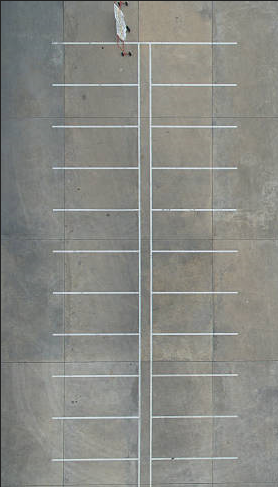
//> input picture input/Capture1.PNG, 278 x 487 px; the run also reads 1 picture not shown here
$ ./Main   (built with g++ and OpenCV 4)
//> lines starting //> are read from the running program, lines starting //| are printed output that depends on the picture; after the words box and inside, x2 and y2 are one past the last pixel; in counts of white or black regions, pixels touching at a corner belong together
### Rectangle.h
#ifndef _RECTANGLE_H__
#define _RECTANGLE_H__
#include "Point.h"

namespace app
{

	class Rectangle
	{
	public:
		Rectangle(const Point&, int, int);
		~Rectangle();

	public:

		void set_left_top(const Point&);

		const Point& get_left_top() const;
		int get_width()const;
		int get_height()const;

		void set_width(int width);
		void set_height(int height);
		void set_state(bool);

		bool isEmpty()const;

	private:
		Point left_top_;
		int width_;
		int height_;
		bool empty_;
	};

}


#endif // !_RECTANGLE_H__

### Point.h
#ifndef _POINT_H__
#define _POINT_H__

namespace app
{

	class Point
	{
	public:
		Point(int x = 0, int y = 0);
		Point(const Point& other) = default;
		Point(Point&& other) = default;
		~Point();

		void set_x(const int x);
		void set_y(const int y);

		int get_x()const;
		int get_y()const;

	private:
		int x_;
		int y_;
	};

}


#endif // !_POINT_H__

### EdgeDetector.h
#ifndef _EDGE_DETECTOR_H__
#define _EDGE_DETECTOR_H__

#include "opencv2/imgproc/imgproc.hpp"
#include "opencv2/highgui/highgui.hpp"
#include <stdlib.h>
#include <stdio.h>

namespace app
{
	class EdgeDetector
	{
	public:
		EdgeDetector(cv::Mat& image);
		~EdgeDetector();

	public:

		cv::Mat operator()();

	private:
		cv::Mat& image_;
		cv::Mat src_gray_;
		cv::Mat dst_, detected_edges_;
		const int edgeThresh = 1;
		const int lowThreshold = 60;
		const int max_lowThreshold = 100;
		const int ratio = 3;
		const int kernel_size = 3;
	};
}


#endif // !_EDGE_DETECTOR_H__

### Rectangle.cpp
#include "Rectangle.h"
using namespace app;

Rectangle::Rectangle(const Point& lt, int width, int height)
	:left_top_(lt),
	width_(width),
	height_(height),
	empty_(true)
{

}
Rectangle::~Rectangle() {

}


// [4 lines left out: function set_left_top, not called in this run]

void Rectangle::set_width(int width){
	width_ = width;
}
void Rectangle::set_height(int height){
	height_ = height;
}

bool Rectangle::isEmpty()const {
	return empty_;
}

void Rectangle::set_state(bool e) {
	empty_ = e;
}

const Point& Rectangle::get_left_top() const {
	return left_top_;
}
int Rectangle::get_width()const {
	return width_;
}
int Rectangle::get_height()const {
	return height_;
}

### Point.cpp
#include "Point.h"
using namespace app;


Point::Point(int x,int y)
	:x_(x),
	y_(y)
{
}


Point::~Point()
{
}

void Point::set_x(const int x) {
	if (x < 0) {
		return;
	}
	x_ = x;
}
void Point::set_y(const int y) {
	if (y < 0) {
		return;
	}
	y_ = y;
}

int Point::get_x()const {
	return x_;
}
int Point::get_y()const {
	return y_;
}

### EdgeDetector.cpp
#include "EdgeDetector.h"
using namespace cv;
using namespace app;


EdgeDetector::EdgeDetector(cv::Mat& image)
	:image_(image)
{
	dst_.create(image_.size(), image_.type());
	cvtColor(image_, src_gray_, COLOR_BGR2GRAY);
}


EdgeDetector::~EdgeDetector()
{
}

Mat EdgeDetector::operator()() {


	blur(src_gray_, detected_edges_, Size(3, 3));

	Canny(detected_edges_, detected_edges_, lowThreshold, lowThreshold*ratio, kernel_size);

	dst_ = Scalar::all(0);

	image_.copyTo(dst_, detected_edges_);
	return dst_;
}

### Main.cpp
//#include <iostream>
//#include <string>
//#include <opencv2/opencv.hpp>

#include "opencv2/imgproc/imgproc.hpp"
#include "opencv2/highgui/highgui.hpp"
#include <stdlib.h>
#include <stdio.h>
#include "EdgeDetector.h"
#include <memory>
#include "Point.h"
#include "Rectangle.h"

using namespace cv;


namespace
{

	std::string empty_parking_path = "AutoParkingHelper/input/capture1.png";
	std::string real_parking_path = "AutoParkingHelper/input/real_time.PNG";
	std::string parking_piece_path = "AutoParkingHelper/input/capture.png";

	const char* image_window = "Source Image";
	const char* result_window = "Result window";


	Mat result;
	int match_method;

}

void max(Mat& src);
void find(Mat& src,Mat& piece);

std::vector<app::Point> MatchingMethod(Mat& img,Mat& templ)
{
	/// Source image to display
	Mat img_display;
	img.copyTo(img_display);

	/// Create the result matrix
	int result_cols = img.cols - templ.cols + 1;
	int result_rows = img.rows - templ.rows + 1;

	result.create(result_cols, result_rows, CV_32FC1);

	/// Do the Matching and Normalize
	matchTemplate(img, templ, result, match_method);
	normalize(result, result, 0, 1, NORM_MINMAX, -1, Mat());

	/// Localizing the best match with minMaxLoc
	Point minLoc; Point maxLoc;
	Point matchLoc;
	double minVal; double maxVal;

	Mat general_mask = Mat::ones(result.rows, result.cols, CV_8UC1);
	std::vector<app::Point> points;
	for (int k = 0; k < 22; ++k)// look for N=5 objects
	{
		minMaxLoc(result, &minVal, &maxVal, &minLoc, &maxLoc, general_mask);
		//just to visually observe centering I stay this part of code:
		result.at<float>(minLoc) = 1.0;//
		result.at<float>(maxLoc) = 0.0;//

		// For SQDIFF and SQDIFF_NORMED, the best matches are lower values.
		 //For all the other methods, the higher the better
		if (match_method == 0 || match_method == 1)
			matchLoc = minLoc;
		else
			matchLoc = maxLoc;
		float k_overlapping = 1.7f;//little overlapping is good for my task

		//create template size for masking objects, which have been found,
		//to be excluded in the next loop run
		int template_w = ceil(k_overlapping*templ.cols);
		int template_h = ceil(k_overlapping*templ.rows);
		int x = matchLoc.x - template_w / 2;
		int y = matchLoc.y - template_h / 2;

		//shrink template-mask size to avoid boundary violation
		if (y < 0) y = 0;
		if (x < 0) x = 0;
		//will template come beyond the mask?:if yes-cut off margin;
		if (template_w + x > general_mask.cols)
			template_w = general_mask.cols - x;
		if (template_h + y > general_mask.rows)
			template_h = general_mask.rows - y;

		//set the negative mask to prevent repeating
		Mat template_mask = Mat::zeros(template_h, template_w, CV_8UC1);
		template_mask.copyTo(general_mask(cv::Rect(x, y, template_w, template_h)));

		/// Show me what you got on main image and on result (
		rectangle(img_display, matchLoc, Point(matchLoc.x + templ.cols, matchLoc.y + templ.rows), Scalar::all(0), 2, 8, 0);
		//small correction here-size of "result" is smaller
		rectangle(result, Point(matchLoc.x - templ.cols / 2, matchLoc.y - templ.rows / 2), Point(matchLoc.x + templ.cols / 2, matchLoc.y + templ.rows / 2), Scalar::all(0), 2, 8, 0);
		points.push_back(app::Point(matchLoc.y + templ.rows / 2, matchLoc.x + templ.cols / 2));
	}//
	/*imshow(image_window, img_display);
	imshow(result_window, result);*/
	return points;
}

// [14 lines left out: function draw_points, not called in this run]

std::vector<app::Rectangle> get_empty_places(Mat& src,std::vector<app::Point>& points) {

	int rect_width = 40;
	int rect_height = 80;

	std::vector<app::Rectangle> result;

	for (size_t i = 0; i < points.size(); i++)
	{
		auto current_point = points[i];
		current_point.set_x(current_point.get_x());
		current_point.set_y(current_point.get_y() - 45);
		result.push_back(app::Rectangle(current_point,rect_width,rect_height));
	}

	// [18 lines of commented-out code are left out]
	return result;
}

void threshold(Mat& src)
{
	for (size_t i = 0; i < src.rows; i++)
	{
		for (size_t j = 0; j < src.cols; j++)
		{
			if (src.at<Vec3b>(i,j)[0] > 100) {
				src.at<Vec3b>(i, j)[0] = 255;
				src.at<Vec3b>(i, j)[1] = 255;
				src.at<Vec3b>(i, j)[2] = 255;
			}
			else {
				src.at<Vec3b>(i, j)[0] = 0;
				src.at<Vec3b>(i, j)[1] = 0;
				src.at<Vec3b>(i, j)[2] = 0;
			}
		}
	}
}

std::vector<int> get_descriptors(Mat& src,std::vector<app::Rectangle> empty_places) {
	std::vector<int> result;
	for (size_t k = 0; k < empty_places.size(); k++)
	{

		int size_x = empty_places[k].get_left_top().get_x();
		int size_y = empty_places[k].get_left_top().get_y();


		int count = 0;
		for (size_t i = size_x; i < empty_places[k].get_width() + size_x; i++)
		{

			for (size_t j = size_y; j < empty_places[k].get_height() + size_y; j++)
			{
				if (i < src.rows && j < src.cols) {
					if (src.at<Vec3b>(i,j)[0] > 250) {
						count++;
					}
				}
			}

		}
		result.push_back(count);
	}
	return result;
}

int main() {

	Mat src, src_gray, result;
	int match_method;

	src = imread(empty_parking_path);
//> src is the input picture: 487 rows x 278 cols, CV_8UC3; mean B, G, R 132.3, 137.5, 136.6
	Mat parking_piece = imread(parking_piece_path);
	Mat real_parking = imread(real_parking_path);
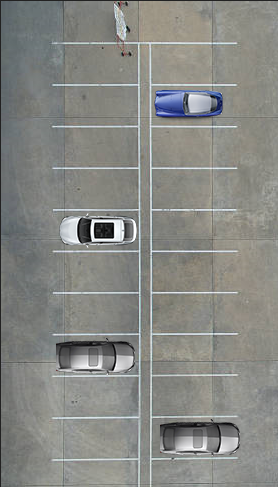
//> input picture input/real_time.PNG, 278 x 487 px
//> real_parking is the input picture: 487 rows x 278 cols, CV_8UC3; mean B, G, R 132.1, 136.4, 135.3
	cvtColor(src, src_gray, COLOR_BGR2GRAY);

	app::EdgeDetector edge_parking(src);
	app::EdgeDetector edge_real_parking(real_parking);
	app::EdgeDetector edge(parking_piece);

	Mat dst_parking = edge_parking();
	Mat dst_piece = edge();
	Mat dst_real_parking = edge_real_parking();


	std::vector<app::Point> points = MatchingMethod(dst_parking,dst_piece);
//> the loop in MatchingMethod, `for (int k = 0; k < 22; ++k)` made 22 passes
//> (minVal, maxVal, maxLoc, matchLoc) on passes 2, 5, 7, 8, 10, 13, 14, 15, 16, 19, 21: (0, 0.998, Point(137, 40), Point(140, 40)), (0.0471, 0.982, Point(57, 414), Point(153, 329)), (0.0529, 0.955, Point(149, 120), Point(154, 288)), (0, 0.95, Point(148, 120), Point(149, 120)), (0, 0.943, Point(52, 370), Point(149, 82)), (0, 0.933, Point(152, 162), Point(152, 455)), (0, 0.932, Point(152, 165), Point(152, 162)), (0.058, 0.932, Point(153, 413), Point(159, 205)), (0, 0.931, Point(154, 413), Point(153, 413)), (0.0786, 0.915, Point(55, 328), Point(154, 246)), (0, 0.913, Point(152, 372), Point(152, 369))
//> (minVal, maxVal, maxLoc, matchLoc) on passes 1, 3, 4, 6, 9, 11: (0, 1, Point(140, 40), Point(54, 122)), (0.0447, 0.996, Point(52, 453), Point(54, 288)), (0, 0.996, Point(52, 456), Point(52, 453)), (0, 0.979, Point(58, 414), Point(57, 414)), (0.0543, 0.944, Point(149, 82), Point(54, 205)), (0, 0.942, Point(52, 373), Point(52, 370))
//> after the loop in MatchingMethod, `for (int k = 0; k < 22; ++k)`:
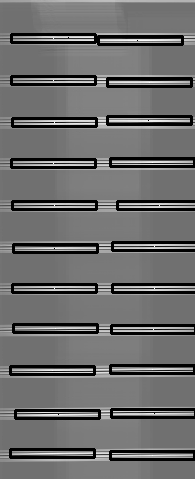
//> result: 479 rows x 195 cols, CV_32FC1; min 0, max 1, mean 0.429
//> after the loop in MatchingMethod, `for (int k = 0; k < 22; ++k)`:
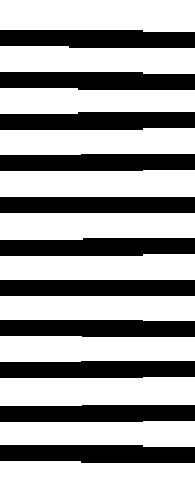
//> general_mask: 479 rows x 195 cols, CV_8UC1; values 0 (black) and 1 (white), 62.3% white; 11 black regions, largest, box (x1, y1, x2, y2) and area: (0, 30, 195, 48) 3268, (0, 72, 195, 90) 3250, (0, 112, 195, 130) 3250
//> after the loop in MatchingMethod, `for (int k = 0; k < 22; ++k)`:
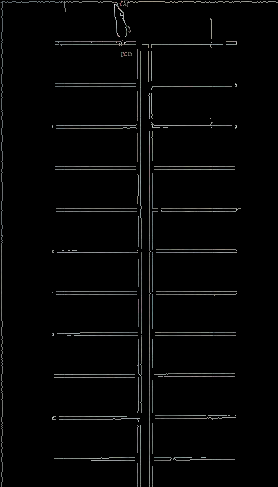
//> img_display: 487 rows x 278 cols, CV_8UC3; mean B, G, R 5.4, 5.5, 5.4
//> after the loop in MatchingMethod, `for (int k = 0; k < 22; ++k)`: minVal = 0.149; maxVal = 0.898
//> points = 22 items

	//draw_points(src,points);
	std::vector<app::Rectangle> empty_places = get_empty_places(src,points);
//> the loop in get_empty_places, `for (size_t i = 0; i < points.size(); i++)` made 22 passes
//> (x_ in set_x, y_ in set_y) on passes 1 to 12: (126, 51), (44, 137), (292, 51), (457, 49), (333, 150), (418, 54), (292, 151), (124, 146), (209, 51), (86, 146), (374, 49), (167, 50)
//> empty_places = 22 items

	threshold(dst_parking);
//> after the loop in threshold, `for (size_t i = 0; i < src.rows; i++)`:
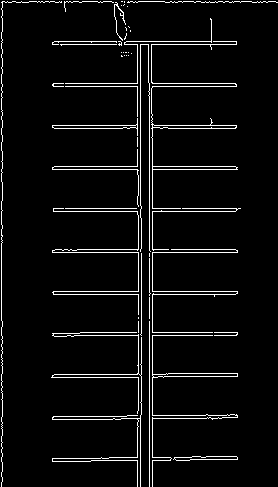
//> src: 487 rows x 278 cols, CV_8UC3; 4.8% white in thin lines or dots
	threshold(dst_real_parking);
//> after the loop in threshold (call 2), `for (size_t i = 0; i < src.rows; i++)`:
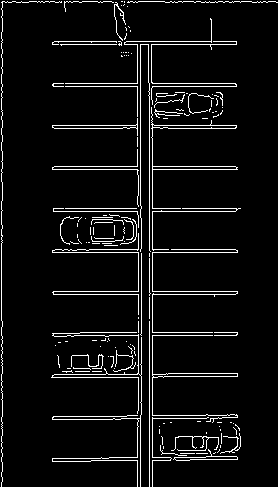
//> src: 487 rows x 278 cols, CV_8UC3; 5.8% white in thin lines or dots

	std::vector<int> empty_descriptors = get_descriptors(dst_parking,empty_places);
//> the loop in get_descriptors, `for (size_t k = 0; k < empty_places.size(); k++)` made 22 passes
//> (size_x, size_y, count) on passes 1 to 12: (126, 51, 80), (44, 137, 302), (292, 51, 81), (457, 49, 156), (333, 150, 114), (418, 54, 106), (292, 151, 119), (124, 146, 230), (209, 51, 80), (86, 146, 235), (374, 49, 156), (167, 50, 81)
//> empty_descriptors = 22 values, max 302 at index 1, min 80 at index 0, mean 144.6
	std::vector<int> real_descriptors = get_descriptors(dst_real_parking,empty_places);
//> the loop in get_descriptors (call 2), `for (size_t k = 0; k < empty_places.size(); k++)` made 22 passes
//> real_descriptors = 22 values, max 543 at index 9, min 80 at index 0, mean 199.8

	//std::vector<app::Rectangle> rects;

	for (size_t i = 0; i < empty_descriptors.size(); i++)
	{
		if (std::abs(real_descriptors[i] - empty_descriptors[i]) > 10) {
			empty_places[i].set_state(false);
		}
	}
//> this loop made 22 passes

	for (size_t k = 0; k < empty_places.size(); k++)
	{

		int size_x = empty_places[k].get_left_top().get_x();
		int size_y = empty_places[k].get_left_top().get_y();

		for (size_t i = size_x; i < empty_places[k].get_width() + size_x; i++)
		{
			for (size_t j = size_y; j < empty_places[k].get_height() + size_y; j++)
			{
				if (i < src.rows && j < src.cols) {
					if (i == size_x || j == size_y || i == size_x + empty_places[k].get_width() - 1
						|| j == size_y + empty_places[k].get_height() - 1) {
						if (!(empty_places[k].isEmpty())) {
							real_parking.at<Vec3b>(i, j)[0] = 0;
							real_parking.at<Vec3b>(i, j)[1] = 0;
							real_parking.at<Vec3b>(i, j)[2] = 255;
						}
						else
						{
							real_parking.at<Vec3b>(i, j)[0] = 0;
							real_parking.at<Vec3b>(i, j)[1] = 255;
							real_parking.at<Vec3b>(i, j)[2] = 0;
						}
					}

				}
			}
		}
	}
//> this loop made 22 passes
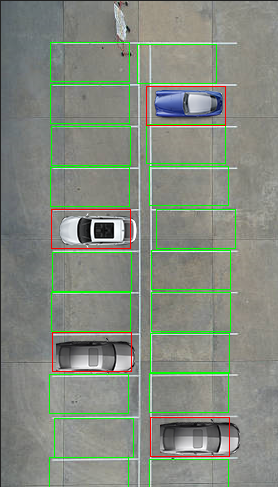
//> real_parking: 487 rows x 278 cols, CV_8UC3; mean B, G, R 126.7, 138.3, 131.6

	imwrite("AutoParkingHelper/input/result.png", real_parking);
	namedWindow("image2", WINDOW_NORMAL);
	cv::imshow("image2", real_parking);
	waitKey(0);
	return 0;
}

// [42 lines left out: function max, not called in this run]
